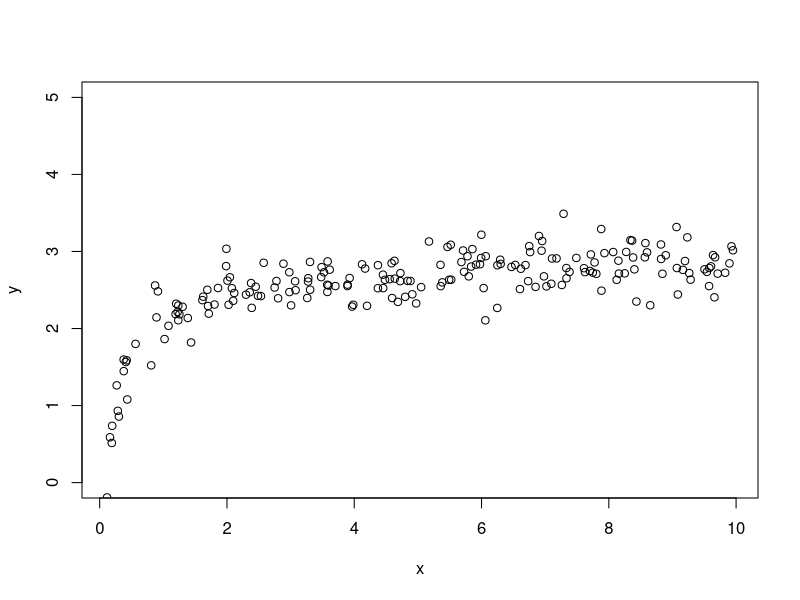
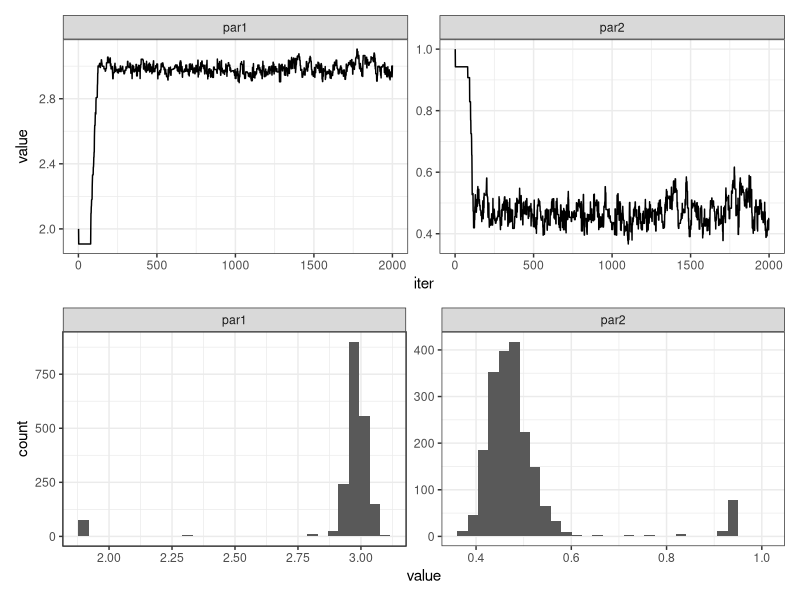

These charts were generated, in order, by the following R code:
## ---- chunk 1
#| warning: FALSE

library(tidyverse)
library(patchwork)

#Build fake dataset
set.seed(100)
num_data_points <- 200
sd_data <- 0.25
par_true <- c(3, 0.5)
x <- runif(num_data_points, 0, 10)
y_true <- par_true[1] * (x / (x + par_true[2]))
y <- rnorm(length(y_true), mean = y_true, sd = sd_data)
## ---- chunk 2
plot(x, y, ylim = c(0, par_true[1] + 2))
## ---- chunk 3
#Set MCMC Configuration
num_iter <- 2000
num_pars <- 2
jump <- c(0.05, 0.05)

#Initialize chain
pars <- array(NA, dim = c(num_pars, num_iter))
pars[1, 1] <- 2
pars[2, 1] <- 1
log_likelihood_prior_current <- -10000000000
accept <- rep(0,num_iter * num_pars)

for(i in 2:num_iter){
  
  #Loop through parameter value
  
  for(j in 1:num_pars){
      #Randomly select new parameter values
    proposed_pars <- pars[, i - 1]
    proposed_pars[j] <- rnorm(1, mean = pars[j, i - 1], sd = jump[j])
    
    ##########################
    # PRIORS
    #########################
    #(remember that you multiply probabilities which mean you can add log(probability))
    log_prior <- dunif(proposed_pars[1], min = 0, max = 10, log = TRUE) + 
      dunif(proposed_pars[2], min = 0, max = 100, log = TRUE)
    
    #Likelihood.  
    #You could use:
    # pred <- process_model(x, pars = proposed_pars)
    # log_likelihood <- sum(dnorm(new_data, mean = pred, sd = sd_data, log = TRUE)
    # but we are looping here because it transitions well to the next section of the course
    log_likelihood <- rep(NA, length(x))
    pred <- rep(NA, length(x))
    for(m in 1:length(x)){
      ##########################
      # PROCESS MODEL
      #########################
      pred[m] <- proposed_pars[1] * (x[m] / (x[m] + proposed_pars[2]))
      ##########################
      # DATA MODEL
      #########################
      log_likelihood[m] <- dnorm(y[m], mean = pred[m], sd = sd_data, log = TRUE)
    }
    #Remember that you multiply probabilities which mean you can add log(probability)
    #Hence the use of sum
    log_likelihood <- sum(log_likelihood)
    
    ############################
    ###  PRIOR x LIKELIHOOD
    ############################
    #Combine the prior and likelihood
    #remember that you multiply probabilities which means you can add log(probability)
    log_likelihood_prior_proposed <- log_prior + log_likelihood
    
    #We want the ratio of new / old but since it is in log space we first
    #take the difference of the logs: log(new/old) = log(new) - log(old) 
    # and then take out of log space exp(log(new) - log(old))
    z <- exp(log_likelihood_prior_proposed - log_likelihood_prior_current)
    
    #Now pick a random number between 0 and 1
    r <- runif(1, min = 0, max = 1)
    #If z > r then accept the new parameters
    #Note: this will always happen if the new parameters are more likely than
    #the old parameters z > 1 means than z is always > r no matter what value of
    #r is chosen.  However it will accept worse parameter sets (P_new is less
    #likely then P_old - i.e., z < 1) in proportion to how much worse it is
    #For example: if z = 0.9 and then any random number drawn by runif that is
    #less than 0.90 will result in accepting the worse values (i.e., the slightly
    #worse values will be accepted a lot of the time).  In contrast, if z = 0.01
    #(i.e., the new parameters are much much worse), then they can still be accepted
    #but much more rarely because random r values of < 0.1 occur more rarely
    if(log(z) > log(r)){
      accept[i] <- 1
      pars[j, i] <- proposed_pars[j]
      log_likelihood_prior_current <- log_likelihood_prior_proposed
    }else{
      pars[j, i] <- pars[j, i - 1]
      log_likelihood_prior_current <- log_likelihood_prior_current #this calculation isn't necessary but is here to show you the logic
    }
  }
}

## ---- chunk 4
#| warning: FALSE

d <- tibble(iter = 1:num_iter,
            par1 = pars[1, ],
            par2 = pars[2, ]) %>%
  pivot_longer(-iter, values_to = "value", names_to = "parameter")
## ---- chunk 5
#| warning: FALSE

p1 <- ggplot(d, aes(x = iter, y = value)) +
  geom_line() +
  facet_wrap(~parameter, scales = "free") +
  theme_bw()

p2 <- ggplot(d, aes(x = value)) +
  geom_histogram() +
  facet_wrap(~parameter, scales = "free") +
  theme_bw()

p1 / p2
## ---- chunk 6


## ---- chunk 7


## ---- chunk 8


## ---- chunk 9


## ---- chunk 10


## ---- chunk 11


## ---- chunk 12

